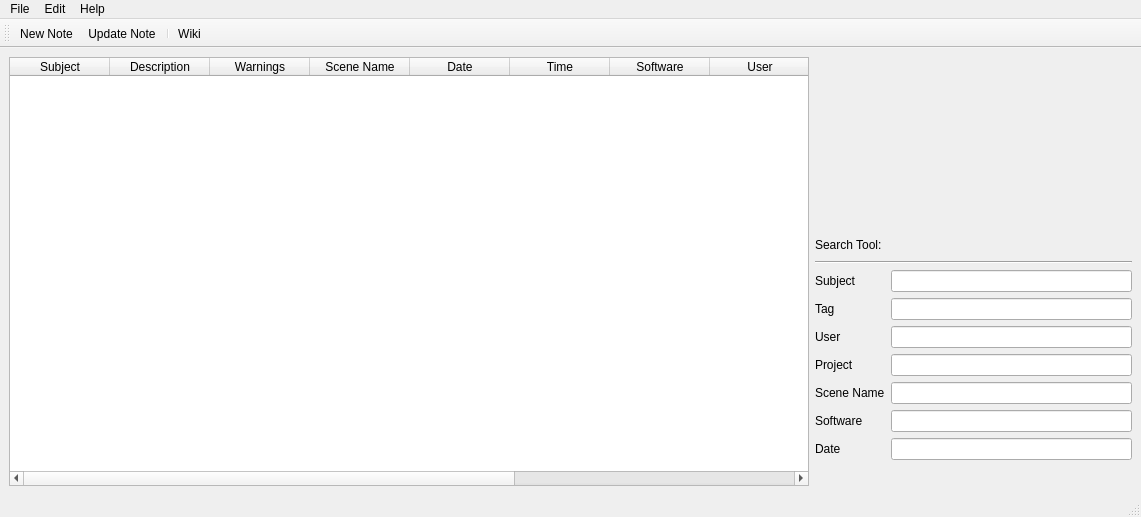
<?xml version="1.0" encoding="UTF-8"?>
<ui version="4.0">
 <class>mainWindow</class>
 <widget class="QMainWindow" name="mainWindow">
  <property name="geometry">
   <rect>
    <x>0</x>
    <y>0</y>
    <width>1141</width>
    <height>517</height>
   </rect>
  </property>
  <property name="maximumSize">
   <size>
    <width>1200</width>
    <height>16777215</height>
   </size>
  </property>
  <property name="windowTitle">
   <string>PRE / POST</string>
  </property>
  <property name="windowIcon">
   <iconset resource="../../media/resource.qrc">
    <normaloff>:/abouticon.png</normaloff>:/abouticon.png</iconset>
  </property>
  <widget class="QWidget" name="centralwidget">
   <property name="sizePolicy">
    <sizepolicy hsizetype="Preferred" vsizetype="Preferred">
     <horstretch>0</horstretch>
     <verstretch>0</verstretch>
    </sizepolicy>
   </property>
   <layout class="QGridLayout" name="gridLayout">
    <item row="0" column="1">
     <layout class="QVBoxLayout" name="verticalLayout_4">
      <item>
       <widget class="QPushButton" name="pushButton">
        <property name="maximumSize">
         <size>
          <width>250</width>
          <height>120</height>
         </size>
        </property>
        <property name="styleSheet">
         <string notr="true">border:none;</string>
        </property>
        <property name="text">
         <string/>
        </property>
        <property name="icon">
         <iconset resource="../../media/resource.qrc">
          <normaloff>:/prepost_logo_01.png</normaloff>:/prepost_logo_01.png</iconset>
        </property>
        <property name="iconSize">
         <size>
          <width>200</width>
          <height>200</height>
         </size>
        </property>
       </widget>
      </item>
      <item>
       <layout class="QVBoxLayout" name="verticalLayout_3">
        <item>
         <widget class="QLabel" name="label_8">
          <property name="maximumSize">
           <size>
            <width>250</width>
            <height>20</height>
           </size>
          </property>
          <property name="text">
           <string>Search Tool:</string>
          </property>
         </widget>
        </item>
        <item>
         <widget class="Line" name="line">
          <property name="orientation">
           <enum>Qt::Horizontal</enum>
          </property>
         </widget>
        </item>
        <item>
         <layout class="QHBoxLayout" name="horizontalLayout">
          <item>
           <layout class="QVBoxLayout" name="verticalLayout_2">
            <item>
             <widget class="QLabel" name="searchSubjectLabel">
              <property name="text">
               <string>Subject</string>
              </property>
             </widget>
            </item>
            <item>
             <widget class="QLabel" name="searchTagLabel">
              <property name="text">
               <string>Tag</string>
              </property>
             </widget>
            </item>
            <item>
             <widget class="QLabel" name="searchUserLabel">
              <property name="text">
               <string>User</string>
              </property>
             </widget>
            </item>
            <item>
             <widget class="QLabel" name="searchProjectName">
              <property name="text">
               <string>Project</string>
              </property>
             </widget>
            </item>
            <item>
             <widget class="QLabel" name="searchSceneNameLine_2">
              <property name="text">
               <string>Scene Name</string>
              </property>
             </widget>
            </item>
            <item>
             <widget class="QLabel" name="searchSoftwareLine_2">
              <property name="text">
               <string>Software</string>
              </property>
             </widget>
            </item>
            <item>
             <widget class="QLabel" name="searchDateLabel">
              <property name="text">
               <string>Date</string>
              </property>
             </widget>
            </item>
           </layout>
          </item>
          <item>
           <layout class="QVBoxLayout" name="verticalLayout">
            <item>
             <widget class="QLineEdit" name="searchSubjectLine">
              <property name="maximumSize">
               <size>
                <width>250</width>
                <height>16777215</height>
               </size>
              </property>
             </widget>
            </item>
            <item>
             <widget class="QLineEdit" name="searchTagLine">
              <property name="maximumSize">
               <size>
                <width>250</width>
                <height>16777215</height>
               </size>
              </property>
             </widget>
            </item>
            <item>
             <widget class="QLineEdit" name="searchUserLine">
              <property name="maximumSize">
               <size>
                <width>250</width>
                <height>16777215</height>
               </size>
              </property>
             </widget>
            </item>
            <item>
             <widget class="QLineEdit" name="searchProjectLine">
              <property name="maximumSize">
               <size>
                <width>250</width>
                <height>16777215</height>
               </size>
              </property>
             </widget>
            </item>
            <item>
             <widget class="QLineEdit" name="searchSceneNameLine">
              <property name="maximumSize">
               <size>
                <width>250</width>
                <height>16777215</height>
               </size>
              </property>
             </widget>
            </item>
            <item>
             <widget class="QLineEdit" name="searchSoftwareLine">
              <property name="maximumSize">
               <size>
                <width>250</width>
                <height>16777215</height>
               </size>
              </property>
             </widget>
            </item>
            <item>
             <widget class="QLineEdit" name="searchDateLine">
              <property name="minimumSize">
               <size>
                <width>200</width>
                <height>0</height>
               </size>
              </property>
              <property name="maximumSize">
               <size>
                <width>250</width>
                <height>16777215</height>
               </size>
              </property>
             </widget>
            </item>
           </layout>
          </item>
         </layout>
        </item>
       </layout>
      </item>
     </layout>
    </item>
    <item row="0" column="0">
     <widget class="QTableWidget" name="mainTable">
      <property name="minimumSize">
       <size>
        <width>800</width>
        <height>0</height>
       </size>
      </property>
      <property name="maximumSize">
       <size>
        <width>1000</width>
        <height>16777215</height>
       </size>
      </property>
      <column>
       <property name="text">
        <string>Subject</string>
       </property>
      </column>
      <column>
       <property name="text">
        <string>Description</string>
       </property>
      </column>
      <column>
       <property name="text">
        <string>Warnings</string>
       </property>
      </column>
      <column>
       <property name="text">
        <string>Scene Name</string>
       </property>
      </column>
      <column>
       <property name="text">
        <string>Date</string>
       </property>
      </column>
      <column>
       <property name="text">
        <string>Time</string>
       </property>
      </column>
      <column>
       <property name="text">
        <string>Software</string>
       </property>
      </column>
      <column>
       <property name="text">
        <string>User</string>
       </property>
      </column>
      <column>
       <property name="text">
        <string>New Column</string>
       </property>
      </column>
      <column>
       <property name="text">
        <string>Images</string>
       </property>
      </column>
      <column>
       <property name="text">
        <string>Project Name</string>
       </property>
      </column>
     </widget>
    </item>
   </layout>
  </widget>
  <widget class="QMenuBar" name="menubar">
   <property name="geometry">
    <rect>
     <x>0</x>
     <y>0</y>
     <width>1141</width>
     <height>22</height>
    </rect>
   </property>
   <widget class="QMenu" name="menuFile">
    <property name="title">
     <string>File</string>
    </property>
    <addaction name="actionNew_Note"/>
    <addaction name="actionUpdate_Note"/>
    <addaction name="actionRemove_Note"/>
    <addaction name="separator"/>
    <addaction name="actionClose"/>
   </widget>
   <widget class="QMenu" name="menuEdit">
    <property name="title">
     <string>Edit</string>
    </property>
    <addaction name="actionExport"/>
    <addaction name="actionImport"/>
    <addaction name="separator"/>
    <addaction name="actionPreference"/>
   </widget>
   <widget class="QMenu" name="menuHelp">
    <property name="title">
     <string>Help</string>
    </property>
    <addaction name="actionAbout"/>
    <addaction name="actionWiki"/>
   </widget>
   <addaction name="menuFile"/>
   <addaction name="menuEdit"/>
   <addaction name="menuHelp"/>
  </widget>
  <widget class="QStatusBar" name="statusbar"/>
  <widget class="QToolBar" name="toolBar">
   <property name="windowTitle">
    <string>toolBar</string>
   </property>
   <property name="layoutDirection">
    <enum>Qt::LeftToRight</enum>
   </property>
   <property name="toolButtonStyle">
    <enum>Qt::ToolButtonTextUnderIcon</enum>
   </property>
   <attribute name="toolBarArea">
    <enum>TopToolBarArea</enum>
   </attribute>
   <attribute name="toolBarBreak">
    <bool>false</bool>
   </attribute>
   <addaction name="actionNew_Note"/>
   <addaction name="actionUpdate_Note"/>
   <addaction name="separator"/>
   <addaction name="actionWiki"/>
  </widget>
  <action name="actionNew_Note">
   <property name="icon">
    <iconset resource="../../media/resource.qrc">
     <normaloff>:/addnote.png</normaloff>:/addnote.png</iconset>
   </property>
   <property name="text">
    <string>New Note</string>
   </property>
  </action>
  <action name="actionUpdate_Note">
   <property name="icon">
    <iconset resource="../../media/resource.qrc">
     <normaloff>:/updatenote.png</normaloff>:/updatenote.png</iconset>
   </property>
   <property name="text">
    <string>Update Note</string>
   </property>
  </action>
  <action name="actionRemove_Note">
   <property name="icon">
    <iconset resource="../../media/resource.qrc">
     <normaloff>:/removenote.png</normaloff>:/removenote.png</iconset>
   </property>
   <property name="text">
    <string>Remove Note</string>
   </property>
  </action>
  <action name="actionClose">
   <property name="text">
    <string>Close</string>
   </property>
  </action>
  <action name="actionExport">
   <property name="icon">
    <iconset resource="../../media/resource.qrc">
     <normaloff>:/exportdata.png</normaloff>:/exportdata.png</iconset>
   </property>
   <property name="text">
    <string>Export</string>
   </property>
  </action>
  <action name="actionImport">
   <property name="icon">
    <iconset resource="../../media/resource.qrc">
     <normaloff>:/importdata.png</normaloff>:/importdata.png</iconset>
   </property>
   <property name="text">
    <string>Import</string>
   </property>
  </action>
  <action name="actionPreference">
   <property name="icon">
    <iconset resource="../../media/resource.qrc">
     <normaloff>:/setting.png</normaloff>:/setting.png</iconset>
   </property>
   <property name="text">
    <string>Preference</string>
   </property>
  </action>
  <action name="actionAbout">
   <property name="icon">
    <iconset resource="../../media/resource.qrc">
     <normaloff>:/about.png</normaloff>:/about.png</iconset>
   </property>
   <property name="text">
    <string>About</string>
   </property>
  </action>
  <action name="actionWiki">
   <property name="icon">
    <iconset resource="../../media/resource.qrc">
     <normaloff>:/wiki.png</normaloff>:/wiki.png</iconset>
   </property>
   <property name="text">
    <string>Wiki</string>
   </property>
  </action>
 </widget>
 <tabstops>
  <tabstop>searchSubjectLine</tabstop>
  <tabstop>searchTagLine</tabstop>
  <tabstop>searchUserLine</tabstop>
  <tabstop>searchProjectLine</tabstop>
  <tabstop>searchSceneNameLine</tabstop>
  <tabstop>searchSoftwareLine</tabstop>
  <tabstop>searchDateLine</tabstop>
  <tabstop>pushButton</tabstop>
 </tabstops>
 <resources>
  <include location="../../media/resource.qrc"/>
  <include location="../../media/resource.qrc"/>
 </resources>
 <connections/>
</ui>
